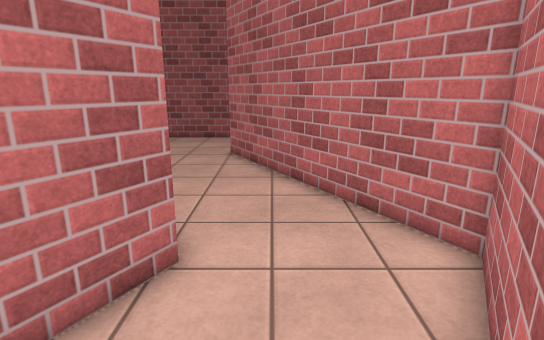
[1] (above)

24 first-person views from a walk through a scene from a Unity 3-D project. The camera is 1.5 m above the floor, tilts 14° down and sees 80° across. The floor is counted in squares, 0.5 m on a side. Each view is taken from the middle of a square. On the plan, view 1 faces up. The plan holds only what a view shows up to about 20 squares ahead; the rest is blank. The place goes on beyond the plan. The player character is not drawn. Surface patterns are stand-ins for the level's own textures.

[2]
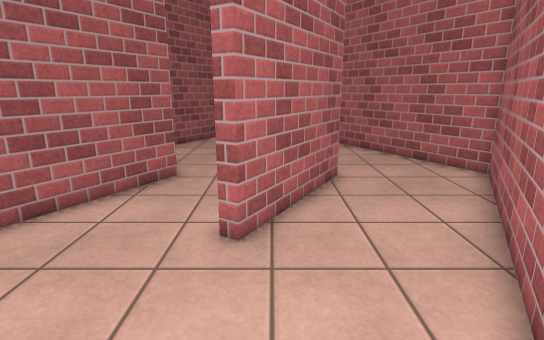

[3]
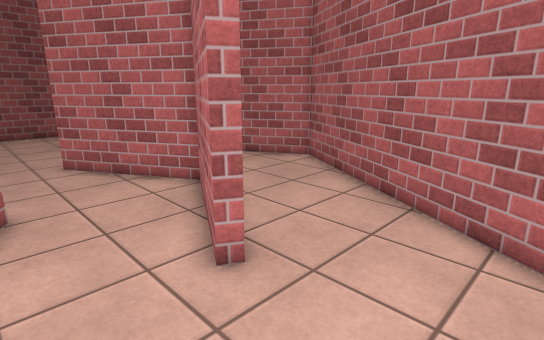

[4]
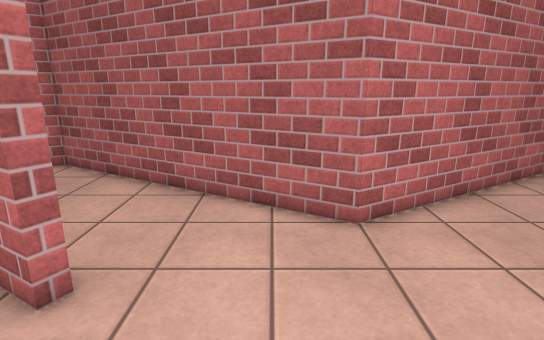

[5]
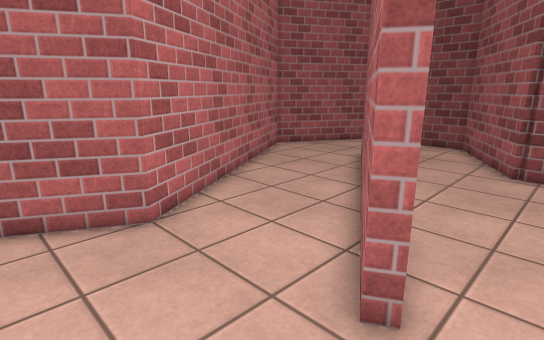

[6]
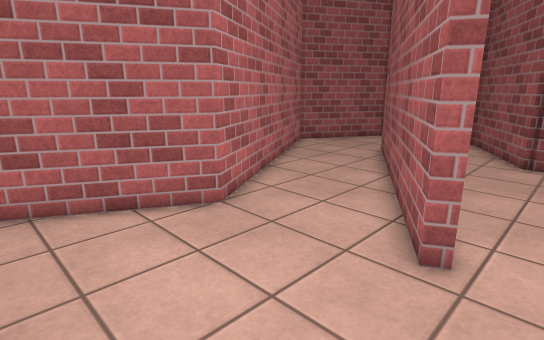

[7]
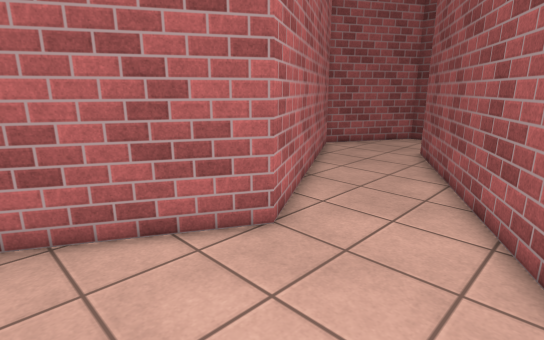

[8]
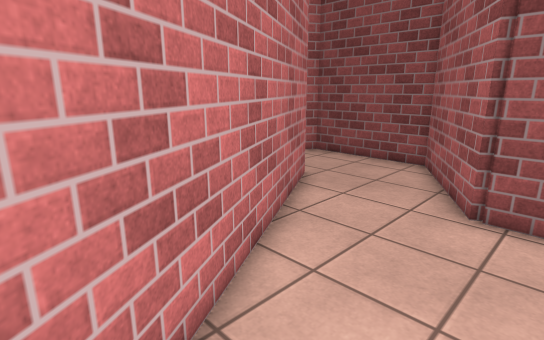

[9]
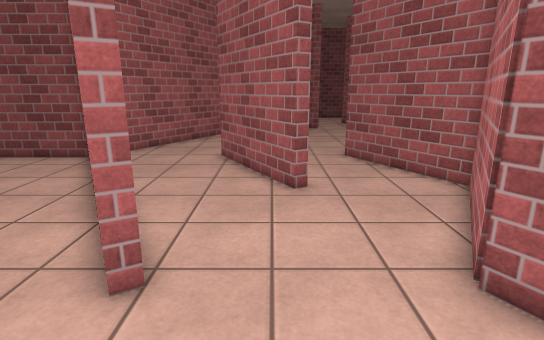

[10]
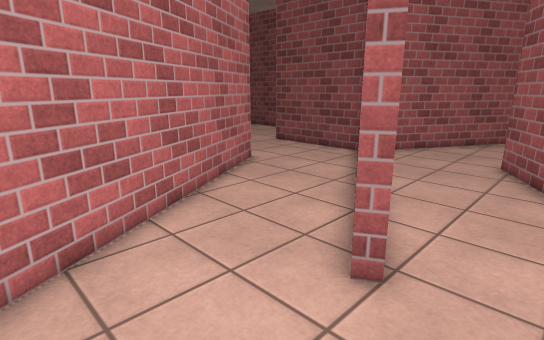

[11]
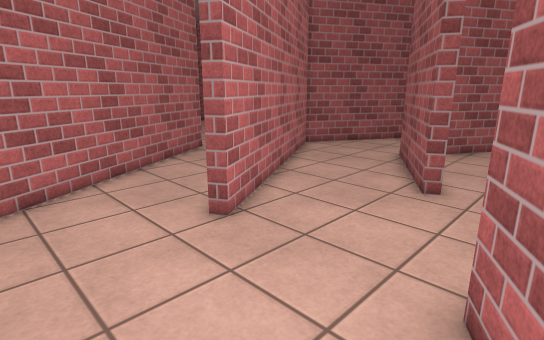

[12]
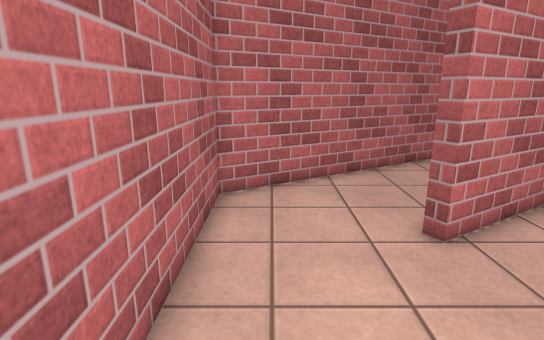

[13]
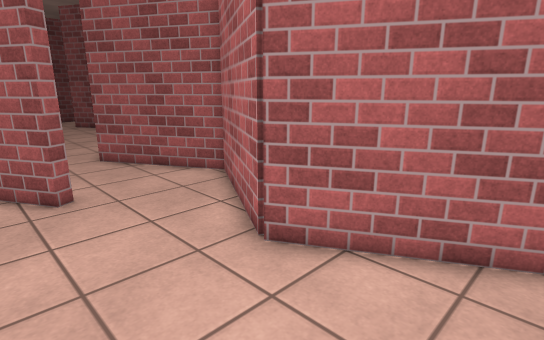

[14]
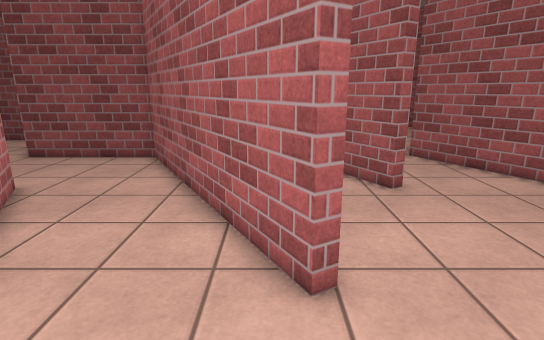

[15]
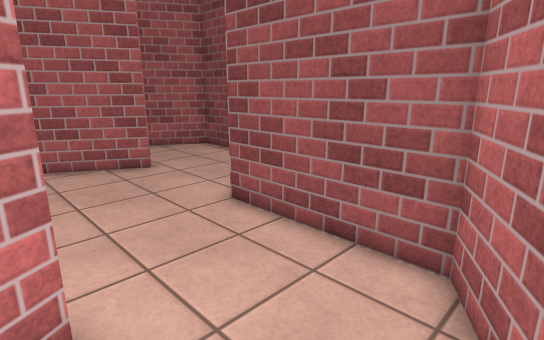

[16]
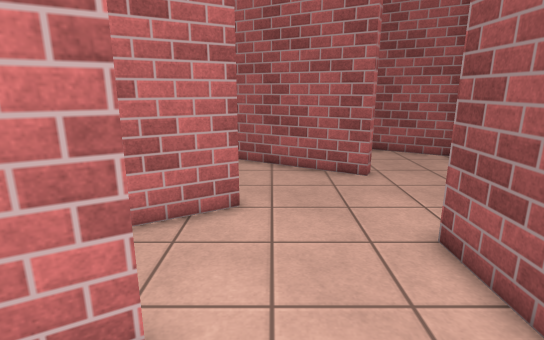

[17]
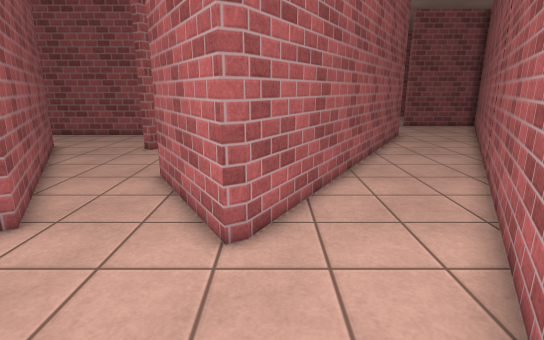

[18]
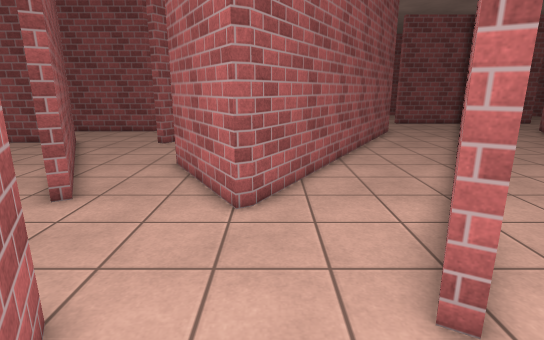

[19]
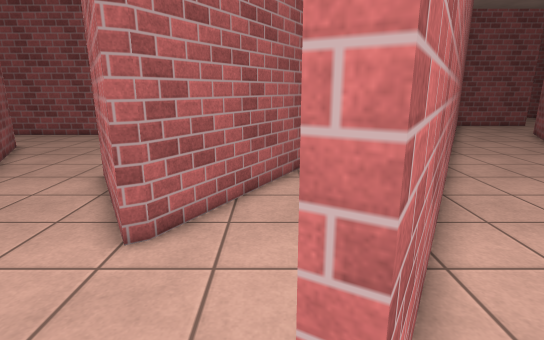

[20]
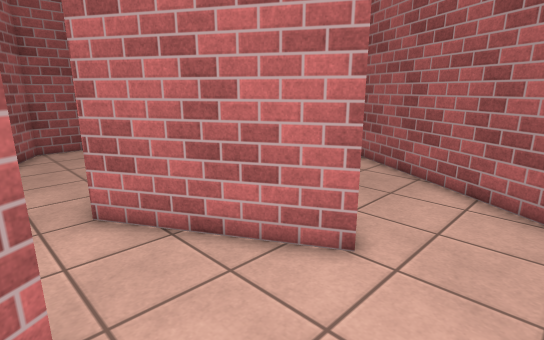

[21]
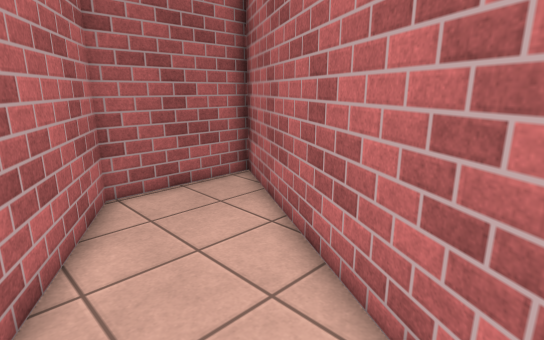

[22]
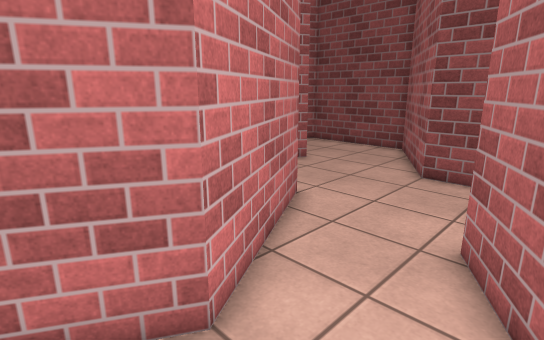

[23]
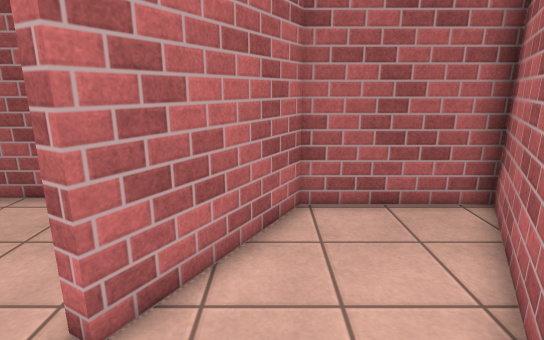

[24]
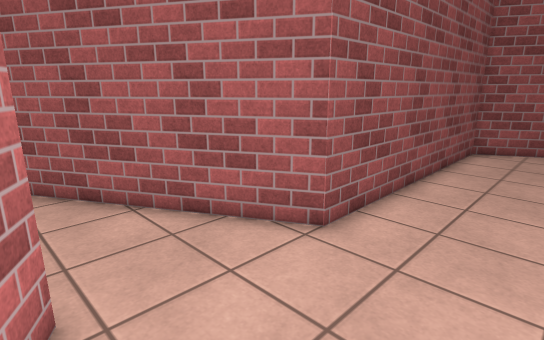

### Floor plan
Points are (right, up) in squares from view 1. A wall is a line through its corners. A room is listed if a view was taken in it or the views show most of it. See-through windows are left out.
Room 1 (views 1, 2, 3, 4, 5, 6, 7, 8)
walls: (-4.8, 0.1) (-5.2, 0.3) (-2.3, 5.3) (-5.1, 10.2) (-4.7, 10.4) (-1.7, 5.3) (-4.8, 0.1); (-7.7, -5.7) (-7.2, -5.4) (-1.2, -15.8); (-9.5, 8.9) (-7.4, 5.2) (-9.5, 1.4); (-7.2, 15.5) (-9.5, 11.4); (-1.4, -20.3) (1.1, -20.3) (3.9, -15.4) (-2.1, -4.9) (3.8, 5.4) (-2, 15.5)
ways out: opening at (-4.5, 15) to room 2; opening at (-2, -18) to room 7; opening at (-8.5, -7)
Room 2 (views 9, 10, 11, 12, 13, 14)
walls: (-2, 15.5) (-1.6, 15.8); (-9.6, 19.7) (-7.2, 15.5); (2.5, 18.1) (1.1, 20.5) (-6.6, 20.5)
ways out: opening at (-4.5, 15) to room 1; opening at (0.5, 16.5) to room 3
Room 3 (views 15, 16, 20)
walls: (6.7, 11.9) (7.4, 10.6) (7, 10.4) (2.5, 18.1); (11.4, 11.1) (10.3, 13); (-1.6, 15.8) (4.3, 5.6) (10, 5.6)
ways out: opening at (0.5, 16.5) to room 2; opening at (11, 8.5) to room 4; opening at (8.5, 12) to room 5
Room 4 (views 17, 18, 19)
walls: (12.1, 9.9) (11.4, 11.1); (10, 5.6) (12.9, 0.7) (18.5, 0.7) (20.4, 3.9); (20.5, 13.9) (15.6, 5.4) (15.1, 5.6) (16.3, 7.7)
ways out: opening at (11, 8.5) to room 3; opening at (14, 9)
Room 5 (views 21, 22, 23)
walls: (10.3, 13) (9.1, 15.1) (14.9, 25.2) (9.7, 25.2) (6.9, 20.2) (6.4, 20.5) (7, 21.5); (1.4, 21.1) (6.7, 11.9)
ways out: opening at (8.5, 12) to room 3; opening at (4.5, 21) to room 6
Room 6 (view 24)
walls: (-9.5, 21.1) (1.4, 21.1)
ways out: opening at (4.5, 21) to room 5
Room 7 (no view inside)
walls: (-6.3, -17) (-4.4, -20.3) (-1.4, -20.3); (-1.7, -16) (-2.8, -14.1)
ways out: opening at (-2, -18) to room 1; opening at (-4.5, -15.5)

Positions as (right, up) in squares from view 1, and headings:
1: (0, 0), facing up
2: (-4, -6), facing up
3: (-8, -4), facing up-right
4: (-9, -3), facing right
5: (-9, -2), facing down-right
6: (-9, 0), facing down-right
7: (-7, 0), facing down-right
8: (-9, -7), facing down-right
9: (-4, 20), facing down
10: (-4, 20), facing down-right
11: (-8, 20), facing down-right
12: (-8, 19), facing right
13: (-3, 20), facing down-left
14: (-1, 20), facing down
15: (3, 11), facing down-right
16: (4, 9), facing right
17: (13, 4), facing up
18: (13, 2), facing up
19: (15, 4), facing up
20: (7, 7), facing up-right
21: (7, 16), facing up-right
22: (6, 17), facing down-right
23: (9, 17), facing up
24: (7, 25), facing down-left
